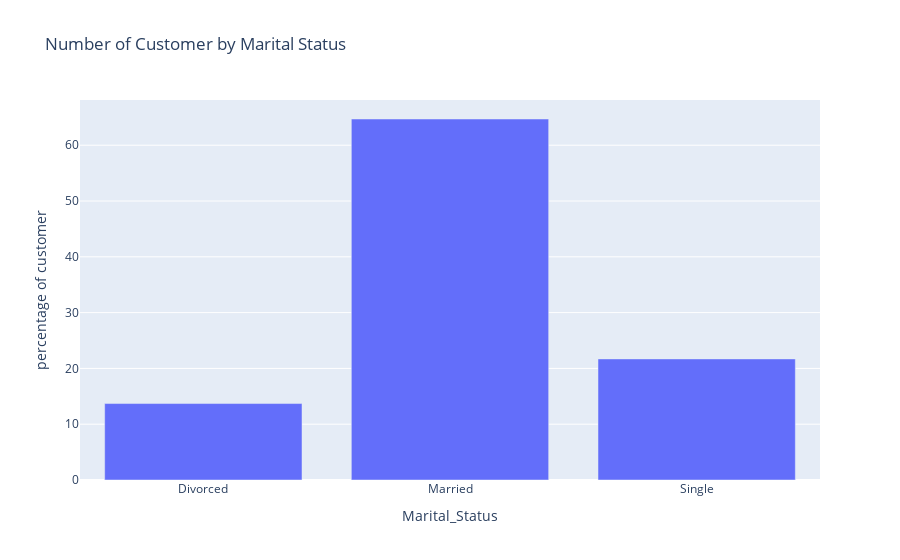

Source (notebook cell):
### Code cell
fig = px.bar(
    df_marital,
    x='Marital_Status',
    y='percentage of customer',
    title="Number of Customer by Marital Status"
)

fig.show()

### Figure 1 — Plotly figure (JSON) as saved in the notebook; plotly's stock layout.template omitted (floating-point values rounded to 4 significant figures)
{"data": [{"alignmentgroup": "True", "hovertemplate": "Marital_Status=%{x}<br>percentage of customer=%{y}<extra></extra>", "legendgroup": "", "marker": {"color": "#636efa", "pattern": {"shape": ""}}, "name": "", "offsetgroup": "", "orientation": "v", "showlegend": false, "textposition": "auto", "type": "bar", "x": ["Divorced", "Married", "Single"], "xaxis": "x", "y": [13.7, 64.7, 21.7], "yaxis": "y"}], "layout": {"barmode": "relative", "legend": {"tracegroupgap": 0}, "title": {"text": "Number of Customer by Marital Status"}, "xaxis": {"anchor": "y", "domain": [0, 1], "title": {"text": "Marital_Status"}}, "yaxis": {"anchor": "x", "domain": [0, 1], "title": {"text": "percentage of customer"}}}}
